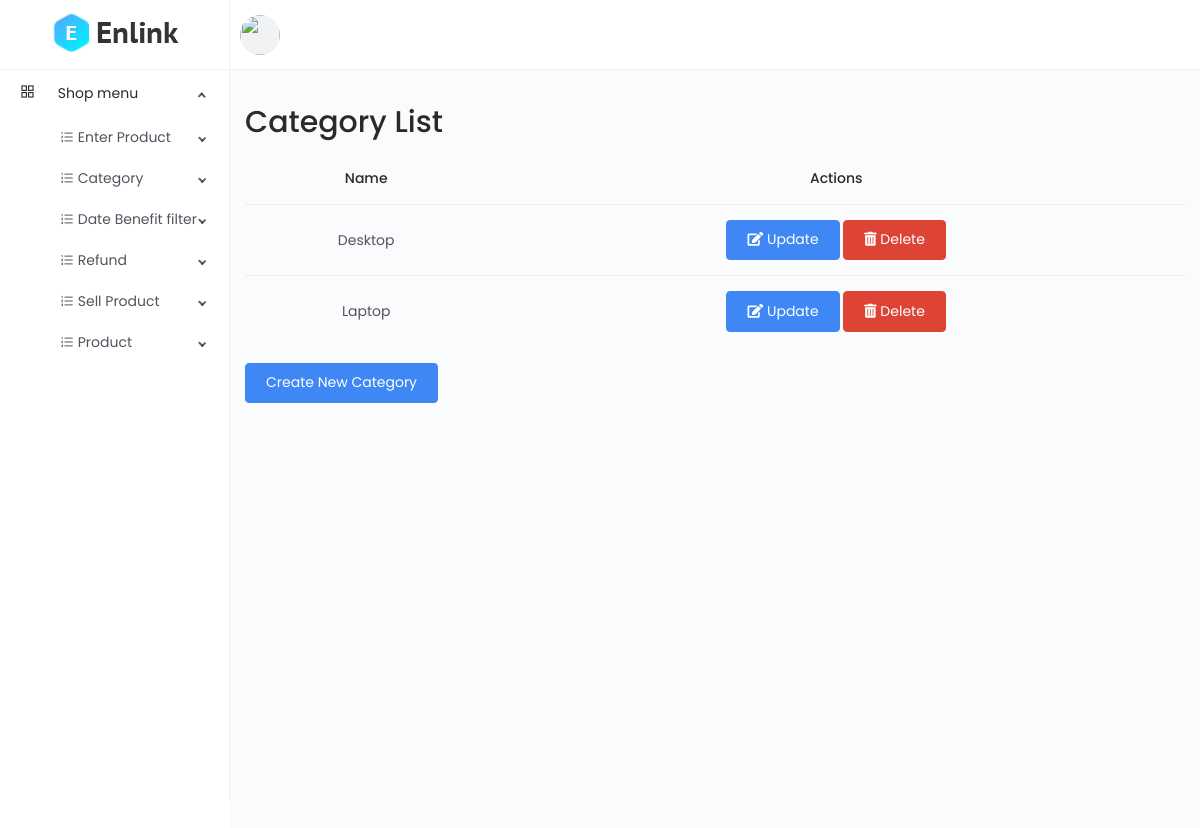
Before: /category/list/ (signed in) with the older database file.
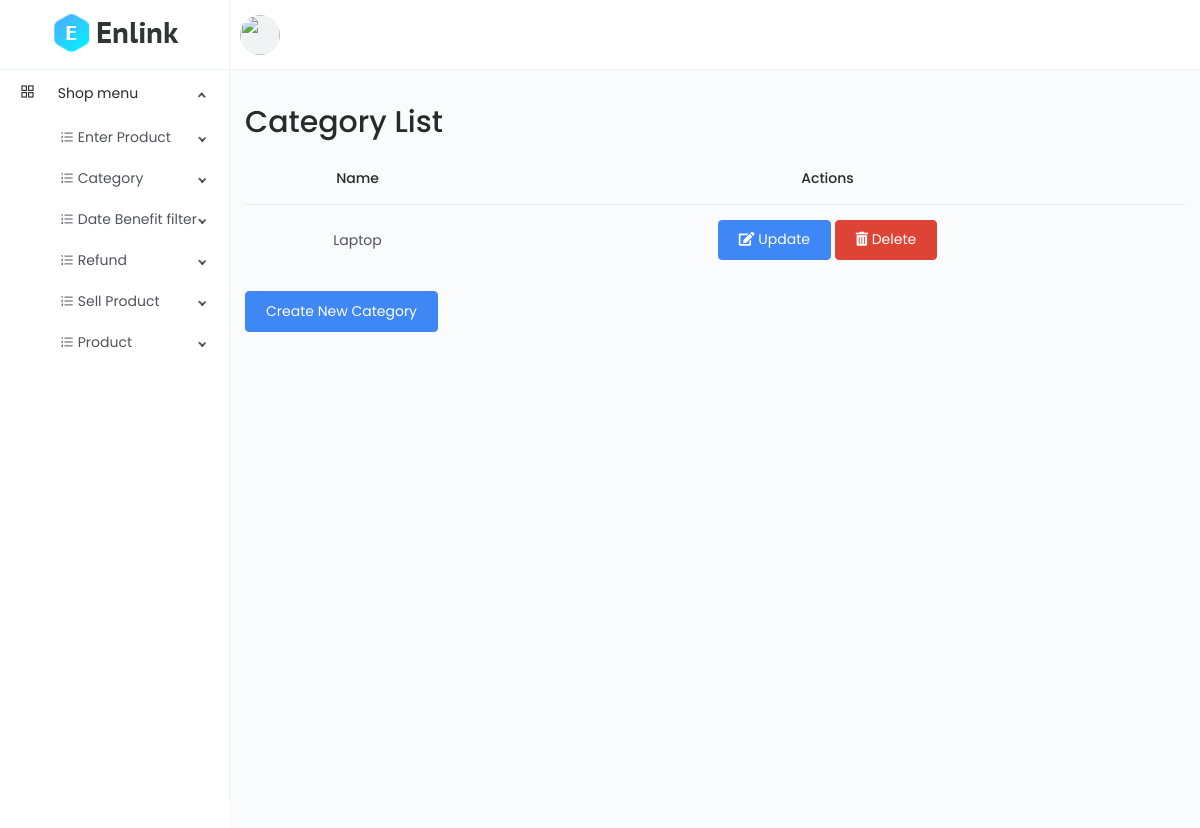
After: the same page with the newer database file.
### main/models.py (models this page shows, shortened)
class CodeGenerate(models.Model):
    code = models.CharField(max_length=255, blank=True, unique=True)
    class Meta:
        abstract = True

class Category(CodeGenerate):
    name = models.CharField(max_length=100)

### main/views.py (the view)
# urls.py: path('category/list/', views.category_list, name='category_list'),
@login_required(login_url="login")
def category_list(request):
    categories = models.Category.objects.all()
    return render(request, 'category/list.html', {'categories': categories})

### templates/category/list.html (shortened to what this page needs)
{% extends 'base.html' %}
{% block content %}
    <div class="container">
        <h1>Category List</h1>
        <table class="table category-table">
            <thead>
                <tr>
                    <th>Name</th>
                    <th>Actions</th>
                </tr>
            </thead>
            <tbody>
                {% for category in categories %}
                    <tr>
                        <td>{{ category.name }}</td>
                        <td>
                            <a href="{% url 'category_update' category.code %}" class="btn btn-primary"><i class="fas fa-edit"></i> Update</a>
                            <a href="{% url 'category_delete' category.code %}" class="btn btn-danger" onclick="return confirm('Are you sure you want to delete {{ category.name }} category?')"><i class="fas fa-trash-alt"></i> Delete</a>
                        </td>
                    </tr>
                {% endfor %}
            </tbody>
        </table>
        <a href="{% url 'category_create' %}" class="btn btn-primary">Create New Category</a>
    </div>
    <link href="https://cdnjs.cloudflare.com/ajax/libs/font-awesome/5.15.4/css/all.min.css" rel="stylesheet">
{% endblock %}

Changed rows visible on the page:
removed Category: name "Desktop"
